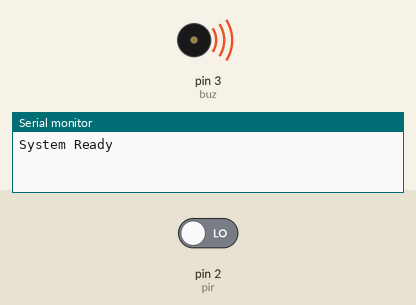
Recording of a sketch running on a simulated Arduino Uno, built with avr-gcc and run on an emulated ATmega328P. Parts: buzzer (waves = sounding, pin HIGH), the last lines printed to the serial monitor. The inputs (shaded band) are chosen by the test bench; at power-on: pin 2 (pir) LOW. The modem accepts every AT command (registered, SIM ready, sends succeed) and sends nothing else.

Above: at 2.9 s.
3.0 s: pin 2 (pir) driven HIGH
At 4.5 s:
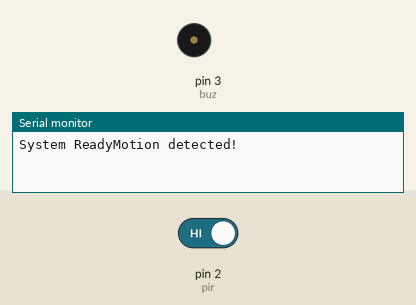
6.5 s: pin 2 (pir) driven LOW
At 12.54 s:
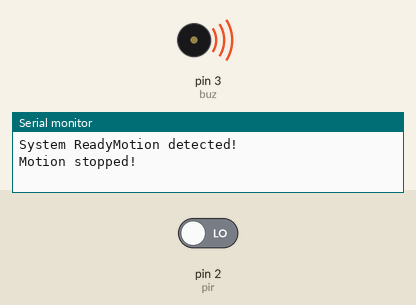
Timing chart, 0 to 16.7 s (numbered marks = the images above; inputs shaded):
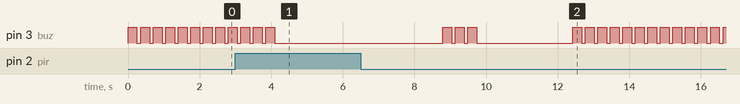

The sketch:

GSM_PIR.ino
```cpp
/***********************************************************************

 connect your components to respective pins as mentioned below
 rx = receiver
 tx = transmitter

 ***********************************************************************/


/* this is for SIM800*/
#include<SoftwareSerial.h>
SoftwareSerial SIM800(10,11);   //rx =connected to pin 10  tx= connected to pin 11

/* this initialization is for PIR sensor*/
int pir = 2;  // connect this pin to PIR data pin
int value = 0;
int pirstate = LOW;

/* this is for buzzer*/
int buz=3; // connect the long pin of buzzer


void setup()
{

  Serial.begin(9600);
  SIM800.begin(9600);
  pinMode(buz, OUTPUT);
  pinMode(pir, INPUT);
  Serial.print("System Ready");
}
void loop()
{

       value = digitalRead(pir);    //read pir sensor
       if (value == HIGH)
        {

            buzz();   //calling buzzer function
            if ( pirstate == LOW)
            {
               Serial.println("Motion detected!");
               sendSMS();  // calling sendSMS function
               pirstate = HIGH; // update variable state to HIGH
               delay(2000);
            }
        }
     else
       {
             buzz();   //calling buzzer function
             if ( pirstate == HIGH)
              {
                 Serial.println("Motion stopped!");
                 sendSMS1();  // calling sendSMS1 function
                 pirstate = LOW;       // update variable state to LOW
               }
      }
}

void sendSMS()
{

  SIM800.println("AT+CMGF=1");  //set to sms mode
  delay(500);
  SIM800.print("AT + CMGS = \"+919063607175\""); //sending sms
  SIM800.println();
  delay(500);
  SIM800.println("An Animal is approaching your Field...!!!"); // message
  delay(500);
  SIM800.write(26);
  delay(1000);

}

void sendSMS1()
{

  SIM800.println("AT+CMGF=1");  //set to sms mode
  delay(500);
  SIM800.print("AT + CMGS = \"+919063607175\""); //sending sms
  SIM800.println();
  delay(500);
  SIM800.println("your field is free from animals"); // message
  delay(500);
  SIM800.write(26);
  delay(1000);

}

void buzz()
{
  for(int b=0;b<3;b++)
     {
        digitalWrite(buz, HIGH); // turn buzzer ON
        delay(250);
        digitalWrite(buz, LOW); // turn buzzer OFF
        delay(100);
     }
}
```

Measured:
- after the input at 3.0 s, pin 3 (buz): goes on until 4.1 s, then stays LOW
- by itself, pin 3 (buz): alternates HIGH for 0.25 s and LOW for 0.10 s
